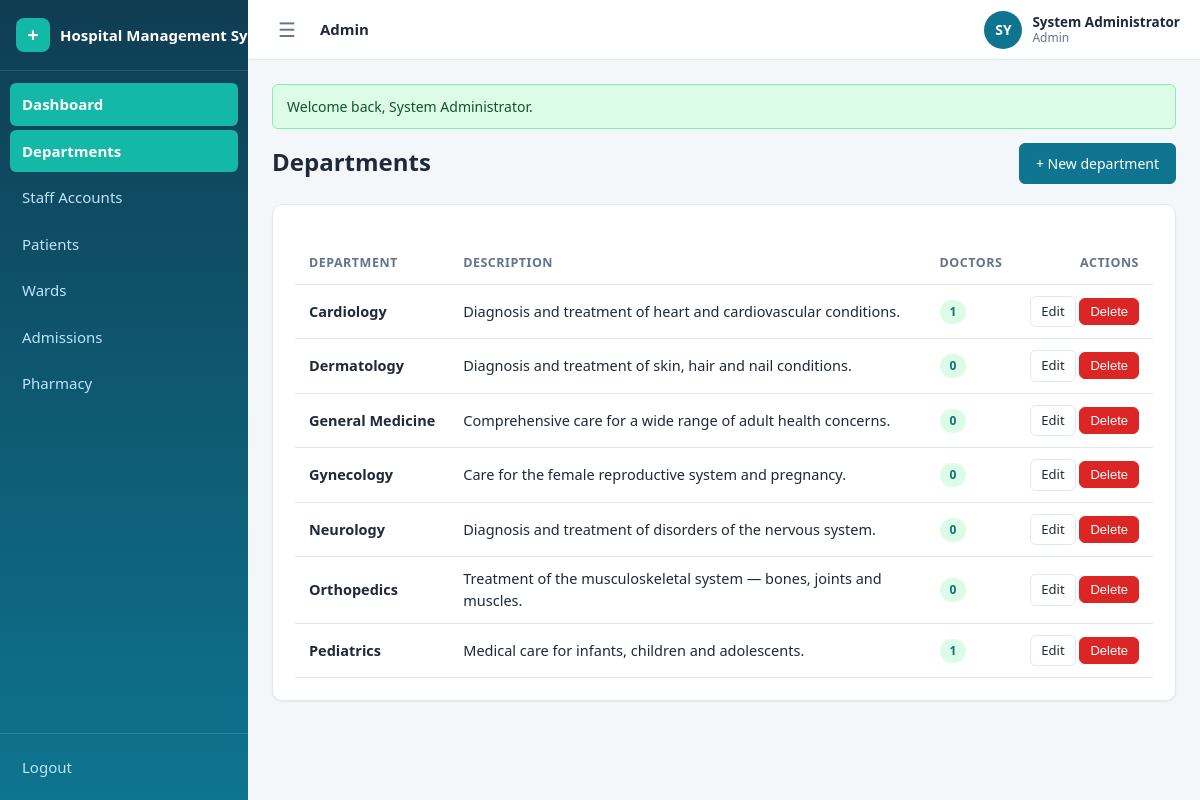
/admin/departments (signed in), run on the app's committed database.
### tables this page shows
CREATE TABLE IF NOT EXISTS departments (
    id          INT UNSIGNED AUTO_INCREMENT PRIMARY KEY,
    name        VARCHAR(100) NOT NULL,
    description TEXT DEFAULT NULL,
    created_at  TIMESTAMP NOT NULL DEFAULT CURRENT_TIMESTAMP,
    UNIQUE KEY uq_departments_name (name)
);

### config/helpers.php (called while the page is built, shortened)
<?php
function e($value): string
{
    return htmlspecialchars((string) $value, ENT_QUOTES, 'UTF-8');
}
function url(string $path = ''): string
{
    return BASE_URL . '/' . ltrim($path, '/');
}
function pull_flashes(): array
{
    $messages = $_SESSION['flash'] ?? [];
    return $messages;
}
function current_user()
{
    return $_SESSION['user'] ?? false;
}
function render_partial(string $view, array $data = []): string
{
    extract($data, EXTR_SKIP);
    require APP_ROOT . '/views/' . $view . '.php';
    return ob_get_clean();
}
function view(string $view, array $data = [], string $layout = 'app'): void
{
    $content = render_partial($view, $data);
    require APP_ROOT . '/views/layouts/' . $layout . '.php';
}

### controllers/DepartmentController.php (called while the page is built, shortened)
<?php
class DepartmentController
{
    public function index(): void
    {
        view('admin/departments/index', [
            'departments' => Department::all(),
        ]);
    }
}

### public/index.php (called while the page is built, shortened)
<?php
require_once __DIR__ . '/../config/config.php';
$method = $_SERVER['REQUEST_METHOD'];
$path   = '/' . trim($_GET['url'] ?? '', '/');
if ($path !== '/') {
    $path = rtrim($path, '/');
}
[$controllerClass, $action, $params] = dispatch($routes, $method, $path);
$controller = new $controllerClass();
call_user_func_array([$controller, $action], [$params]);
function dispatch(array $routes, string $method, string $path): array
{
    foreach ($routes[$method] ?? [] as $pattern => $handler) {
        $params = match_route($pattern, $path);
        if ($params !== null) {
            return [$handler[0], $handler[1], $params];
        }
    }
    exit;
}
function match_route(string $pattern, string $path): ?array
{
    $patternParts = explode('/', trim($pattern, '/'));
    $pathParts    = $path === '/' ? [''] : explode('/', trim($path, '/'));
    if (count($patternParts) !== count($pathParts)) {
        return null;
    }
    $params = [];
    foreach ($patternParts as $i => $segment) {
        if (strlen($segment) > 2 && $segment[0] === '{' && substr($segment, -1) === '}') {
            $key = substr($segment, 1, -1);
            $params[$key] = urldecode($pathParts[$i]);
        } elseif ($segment !== $pathParts[$i]) {
            return null;
        }
    }
    return $params;
}

### config/database.php (called while the page is built, shortened)
<?php
final class Database
{
    private static ?PDO $instance = null;
    public static function getInstance(): PDO
    {
        if (self::$instance === null) {
            $dsn = 'mysql:host=' . DB_HOST . ';port=' . DB_PORT . ';dbname=' . DB_NAME . ';charset=' . DB_CHARSET;
            try {
                self::$instance = new PDO($dsn, DB_USER, DB_PASS, [
                    PDO::ATTR_ERRMODE            => PDO::ERRMODE_EXCEPTION,
                    PDO::ATTR_DEFAULT_FETCH_MODE => PDO::FETCH_ASSOC,
                    PDO::ATTR_EMULATE_PREPARES   => false,
                ]);
            } catch (PDOException $e) {
                die('Database connection failed: ' . e($e->getMessage()));
            }
        }
        return self::$instance;
    }
}

### config/config.php (called while the page is built, shortened)
<?php
require_once APP_ROOT . '/config/database.php';
function db(): PDO
{
    return Database::getInstance();
}
require_once APP_ROOT . '/config/helpers.php';

### models/Department.php (called while the page is built, shortened)
<?php
class Department
{
    public static function all(): array
    {
        $stmt = db()->query(
            'SELECT d.*, (SELECT COUNT(*) FROM doctors x WHERE x.department_id = d.id) AS doctor_count
             FROM departments d
             ORDER BY d.name'
        );
        return $stmt->fetchAll();
    }
}

### views/admin/departments/index.php (the view, shortened to what this page needs)
<div class="row">
    <h1 class="page-title grow">Departments</h1>
    <a class="btn btn-primary" href="<?= url('/admin/departments/create') ?>">+ New department</a>
</div>
<div class="card mt">
    <?php if ($departments): ?>
        <div class="table-wrap">
            <table class="table">
                <thead>
                    <tr>
                        <th>Department</th>
                        <th>Description</th>
                        <th>Doctors</th>
                        <th class="text-right">Actions</th>
                    </tr>
                </thead>
                <tbody>
                    <?php foreach ($departments as $d): ?>
                        <tr>
                            <td><strong><?= e($d['name']) ?></strong></td>
                            <td style="white-space:normal"><?= e($d['description'] ?: '—') ?></td>
                            <td><span class="badge badge-approved"><?= (int) $d['doctor_count'] ?></span></td>
                            <td class="text-right">
                                <a class="btn btn-sm" href="<?= url('/admin/departments/' . (int) $d['id'] . '/edit') ?>">Edit</a>
                                <form method="post" action="<?= url('/admin/departments/' . (int) $d['id'] . '/delete') ?>" data-confirm="Delete department '<?= e($d['name']) ?>'?" style="display:inline">
                                    <button class="btn btn-sm btn-danger" type="submit">Delete</button>
                                </form>
                            </td>
                        </tr>
                    <?php endforeach; ?>
                </tbody>
            </table>
        </div>
    <?php else: ?>
        <p class="empty-state">No departments yet. Create the first one.</p>
    <?php endif; ?>
</div>

### views/layouts/app.php (shortened to what this page needs)
<?php
$user    = current_user();
$role    = (string) ($_SESSION['role'] ?? $user['role']);
$current = '/' . trim($_GET['url'] ?? '', '/');
$isRoot  = ($_GET['url'] ?? '') === '' || trim($_GET['url'] ?? '', '/') === 'index.php';
$current = $isRoot ? '/' . $role : $current;
$nav = [];
switch ($role) {
    case 'admin':
        $nav = [
            'Dashboard'    => '/admin',
            'Departments'  => '/admin/departments',
            'Staff Accounts' => '/admin/staff',
            'Patients'     => '/admin/patients',
            'Wards'        => '/admin/wards',
            'Admissions'   => '/admin/admissions',
            'Pharmacy'     => '/admin/medicines',
        ];
        break;
}
function nav_active(string $page, string $current): string
{
    if ($page !== '/' && strpos($current . '/', $page . '/') === 0) return ' active';
    return '';
}
$roleLabel = ucfirst($role);
$initials  = strtoupper(substr(preg_replace('/[^A-Za-z ]/', '', $user['name'] ?? 'U'), 0, 2));
?><!DOCTYPE html>
<html lang="en">
<head>
    <link rel="stylesheet" href="<?= url('assets/css/style.css') ?>">
</head>
<body id="app" class="app">
    <aside class="sidebar" id="sidebar">
        <div class="sidebar-brand">
            <span class="brand-mark">+</span>
            <span class="brand-text"><?= e(APP_NAME) ?></span>
        </div>
        <nav class="sidebar-nav">
            <?php foreach ($nav as $label => $href): ?>
                <a class="nav-link<?= nav_active($href, $current) ?>" href="<?= url($href) ?>"><?= e($label) ?></a>
            <?php endforeach; ?>
        </nav>
        <div class="sidebar-footer">
            <a class="nav-link" href="<?= url('/logout') ?>">Logout</a>
        </div>
    </aside>
    <div class="main">
        <header class="topbar">
            <button class="icon-btn" id="sidebarToggle" aria-label="Toggle navigation">&#9776;</button>
            <div class="topbar-title"><?= e($roleLabel) ?></div>
            <div class="topbar-user">
                <span class="avatar" title="<?= e($user['name']) ?>"><?= e($initials) ?></span>
                <span class="user-meta">
                    <span class="user-name"><?= e($user['name']) ?></span>
                    <span class="user-role"><?= e($roleLabel) ?></span>
                </span>
            </div>
        </header>
        <main class="content">
            <?php foreach (pull_flashes() as $flash): ?>
                <div class="alert alert-<?= e($flash['type']) ?>"><?= e($flash['message']) ?></div>
            <?php endforeach; ?>
            <?= $content ?>
        </main>
    </div>
</body>
</html>

### data on the page
departments: name "Cardiology", description "Diagnosis and treatment of heart and cardiovascular conditions.", doctor_count "1"
departments: name "Dermatology", description "Diagnosis and treatment of skin, hair and nail conditions.", doctor_count "0"
departments: name "General Medicine", description "Comprehensive care for a wide range of adult health concerns.", doctor_count "0"
departments: name "Gynecology", description "Care for the female reproductive system and pregnancy.", doctor_count "0"
departments: name "Neurology", description "Diagnosis and treatment of disorders of the nervous system.", doctor_count "0"
departments: name "Orthopedics", description "Treatment of the musculoskeletal system — bones, joints and muscles.", doctor_count "0"
departments: name "Pediatrics", description "Medical care for infants, children and adolescents.", doctor_count "1"

### other printed values
APP_NAME "Hospital Management…"
$label "Dashboard"
$label "Departments"
$label "Staff Accounts"
$label "Patients"
$label "Wards"
$label "Admissions"
$label "Pharmacy"
$roleLabel "Admin"
$initials "SY"
$user['name'] "System Administrator"
$flash['message'] "Welcome back, System Administrator."
